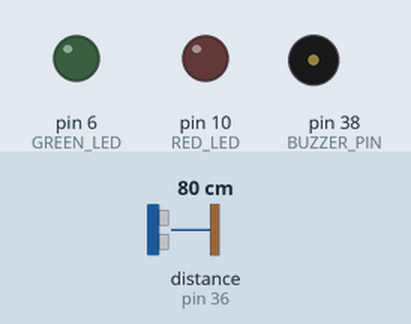
The sketch below on a simulated Arduino Mega 2560, built with avr-gcc and run on an emulated ATmega2560. Shown: output pins drawn as LEDs (lit = HIGH), buzzer (waves = sounding, pin HIGH). Wiring (inferred from the names in the program): ultrasonic range finder: trigger pin 36; echo pin 36. The test bench sets the inputs (shaded band); at power-on: distance to the obstacle (sensor on pin 36) 80 cm. The echo pulse lasts 58.3 µs per cm.

Above: at 1.2 s.
1.3 s: distance to the obstacle (sensor on pin 36) set to 17 cm
2.8 s: distance to the obstacle (sensor on pin 36) set to 14 cm
At 3.2 s:
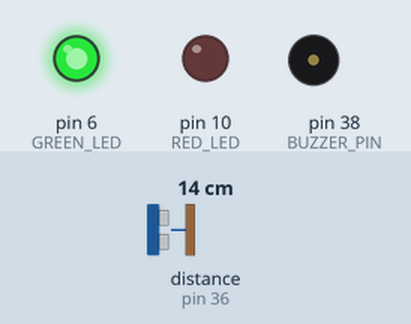
4.3 s: distance to the obstacle (sensor on pin 36) set to 8 cm
5.8 s: distance to the obstacle (sensor on pin 36) set to 5 cm
At 6.6 s:
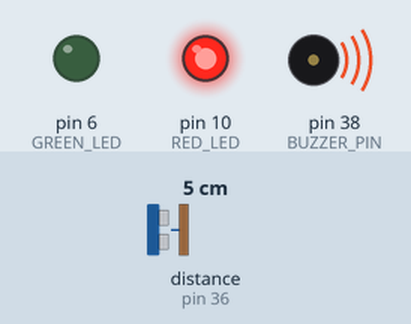
7.3 s: distance to the obstacle (sensor on pin 36) set to 9 cm
At 7.8 s:
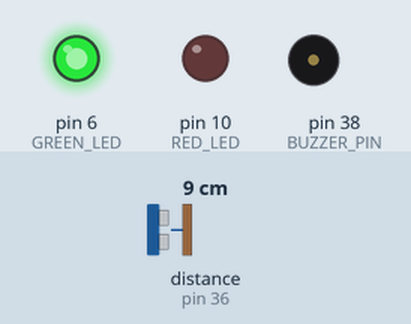
8.8 s: distance to the obstacle (sensor on pin 36) set to 2 cm
At 10.2 s:
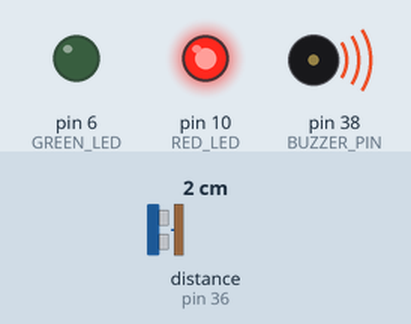
Timing chart, 0 to 11.3 s (numbered marks = the images above; inputs shaded):
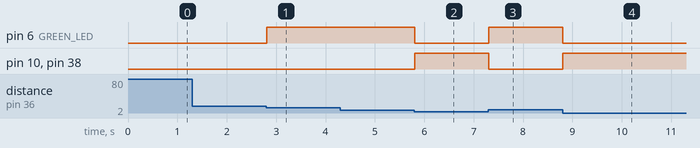

The sketch:

pedestrian_inbound_mc_code.ino
```cpp
#include "TM1637.h"
#include "Ultrasonic.h"

/* Macro Define */
#define GREEN_LED         6              /* Pin for green LED (SLOW alert) */
#define RED_LED           10              /* Pin for red LED (STOP alert) */
#define BUZZER_PIN        38              /* Pin for buzzer */
#define ULTRASONIC_PIN    36              /* Pin of the Ultrasonic Ranger */

/* Global Variables */
Ultrasonic ultrasonic(ULTRASONIC_PIN);    /* Ultrasonic Ranger object */
int distance = 0;                          /* Variable to store the distance to obstacles in front */

/* the setup() method runs once, when the sketch starts */
void setup()
{
    pinMode(GREEN_LED, OUTPUT);
    pinMode(RED_LED, OUTPUT);
    pinMode(BUZZER_PIN, OUTPUT);

    digitalWrite(GREEN_LED, LOW);  // Ensure LEDs and buzzer are off initially
    digitalWrite(RED_LED, LOW);
    digitalWrite(BUZZER_PIN, LOW);

}

/* the loop() method runs over and over again */
void loop()
{
    distance = ultrasonic.MeasureInCentimeters();   /* Read the value from the sensor */

    if (distance < 15) {       // Only act within 15 centimeters
        if (distance <= 5) {                    // STOP alert (5 centimeters or less)
            digitalWrite(GREEN_LED, LOW);         // Turn off SLOW alert
            digitalWrite(RED_LED, HIGH);          // Turn on STOP alert
            digitalWrite(BUZZER_PIN, HIGH);       // Turn on buzzer
        }
        else {                                  // SLOW alert (5-15 centimeters)
            digitalWrite(GREEN_LED, HIGH);        // Turn on SLOW alert
            digitalWrite(RED_LED, LOW);           // Turn off STOP alert
            digitalWrite(BUZZER_PIN, LOW);        // Turn off buzzer
        }
    } else {
        // No pedestrians detected within 15 centimeters - turn off alerts
        digitalWrite(GREEN_LED, LOW);
        digitalWrite(RED_LED, LOW);
        digitalWrite(BUZZER_PIN, LOW);
    }

    delay(5); // Short delay to avoid rapid switching
}
```

Ultrasonic.cpp
```cpp
// (licence header left out)
#include <stdio.h>
#include <string.h>
#include <inttypes.h>
#include "Arduino.h"
#include "Ultrasonic.h"

Ultrasonic::Ultrasonic(int pin)
{
	_pin = pin;
}
/*The measured distance from the range 0 to 400 Centimeters*/
long Ultrasonic::MeasureInCentimeters(void)
{
	pinMode(_pin, OUTPUT);
	digitalWrite(_pin, LOW);
	delayMicroseconds(2);
	digitalWrite(_pin, HIGH);
	delayMicroseconds(5);
	digitalWrite(_pin,LOW);
	pinMode(_pin,INPUT);
	long duration;
	duration = pulseIn(_pin,HIGH);
	long RangeInCentimeters;
	RangeInCentimeters = duration/29/2;
	return RangeInCentimeters;
}
/*The measured distance from the range 0 to 157 Inches*/
long Ultrasonic::MeasureInInches(void)
{
	pinMode(_pin, OUTPUT);
	digitalWrite(_pin, LOW);
	delayMicroseconds(2);
	digitalWrite(_pin, HIGH);
	delayMicroseconds(5);
	digitalWrite(_pin,LOW);
	pinMode(_pin,INPUT);
	long duration;
	duration = pulseIn(_pin,HIGH);
	long RangeInInches;
	RangeInInches = duration/74/2;
	return RangeInInches;
}
```

Ultrasonic.h
```cpp
// (licence header left out)
#ifndef Ultrasonic_H
#define Ultrasonic_H

#include "Arduino.h"

class Ultrasonic
{
	public:
		Ultrasonic(int pin);
		long MeasureInCentimeters(void);
		long MeasureInInches(void);
	private:
		int _pin;//pin number of Arduino that is connected with SIG pin of Ultrasonic Ranger.
};

#endif
```

Measured:
- the behaviour switches between 16 and 15 cm on distance to the obstacle (sensor on pin 36) (found by bisection; images 0 and 1)
- the behaviour switches between 7 and 6 cm on distance to the obstacle (sensor on pin 36) (found by bisection; images 1 and 2)
- after the input at 1.3 s, every drawn part: stays the same
- after the input at 2.8 s, pin 6 (GREEN_LED): LOW → HIGH at once
- after the input at 4.3 s, every drawn part: stays the same
- after the input at 5.8 s, pin 6 (GREEN_LED): HIGH → LOW at once; pin 10 (RED_LED), pin 38 (BUZZER_PIN): LOW → HIGH at once
- after the input at 7.3 s, pin 6 (GREEN_LED): LOW → HIGH at once; pin 10 (RED_LED), pin 38 (BUZZER_PIN): HIGH → LOW at once
- after the input at 8.8 s, pin 6 (GREEN_LED): HIGH → LOW at once; pin 10 (RED_LED), pin 38 (BUZZER_PIN): LOW → HIGH at once
